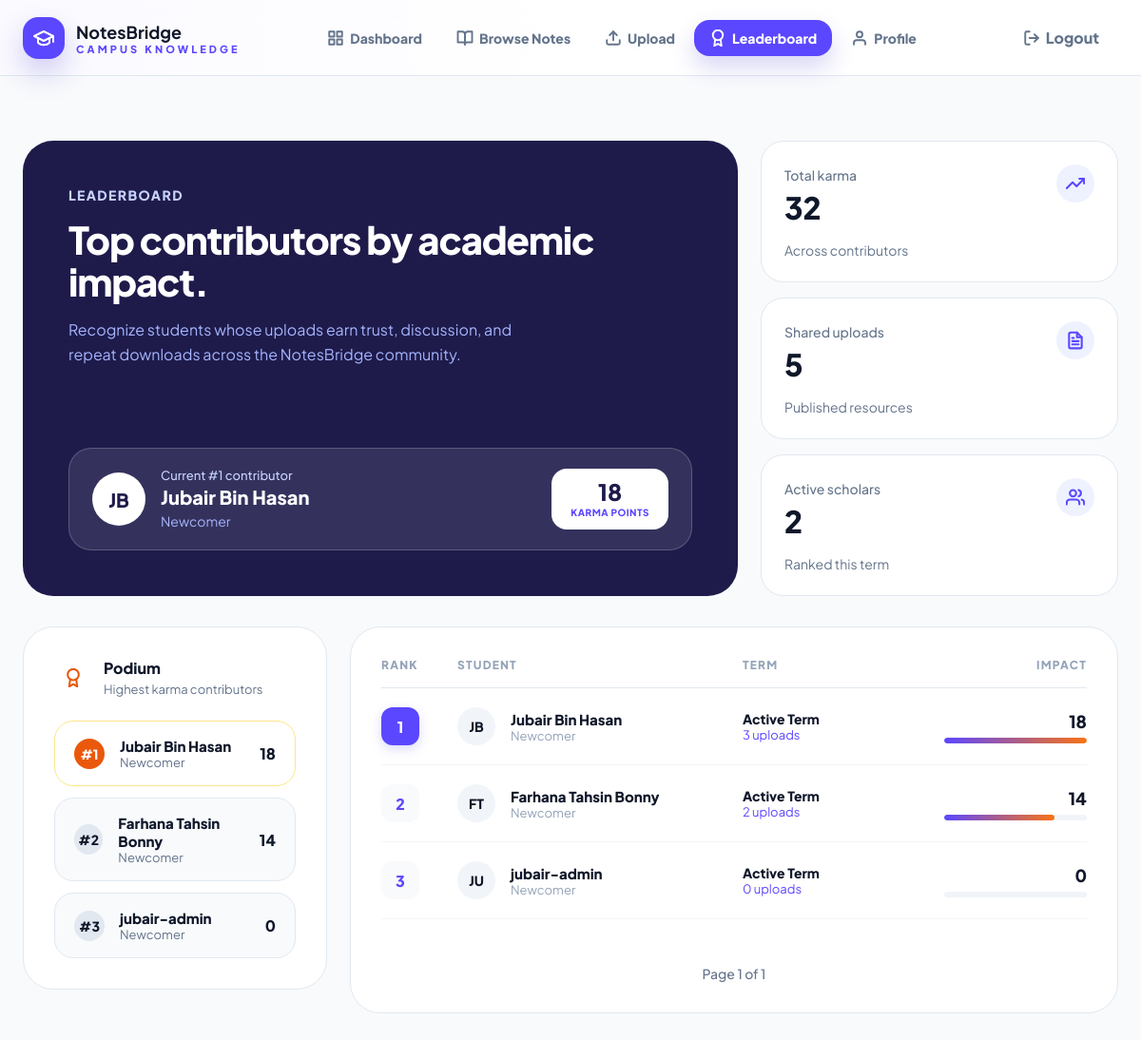
/leaderboard/ (signed in), run on the app's committed database.
### profiles/models.py (models this page shows, shortened)
class Profile(models.Model):
    user = models.OneToOneField(settings.AUTH_USER_MODEL,on_delete=models.CASCADE)
    karma = models.FloatField(default=0)
    tier = models.CharField(max_length=20,default="Newcomer")
    total_uploads = models.PositiveIntegerField(default=0)
    total_upvotes = models.PositiveIntegerField(default=0)
    total_downvotes = models.PositiveIntegerField(default=0)
    total_downloads = models.PositiveIntegerField(default=0)
    moderation_penalty = models.FloatField(default=0)

### accounts/models.py (models this page shows)
class CustomUser(AbstractUser):
    email = models.EmailField(unique=True)
    department = models.ForeignKey(
        'departments.Department',
        on_delete=models.SET_NULL,
        null=True,
        blank=True
    )
    USERNAME_FIELD = "email"
    REQUIRED_FIELDS = ["username"]

### profiles/views.py (the view)
# urls.py: path('leaderboard/',leaderboard_view,name='leaderboard'),
@login_required
def leaderboard_view(request):
    profiles = Profile.objects.select_related('user').order_by('-karma')
    all_profiles_list = list(profiles)
    top_contributor = all_profiles_list[0] if all_profiles_list else None
    top_karma = top_contributor.karma if top_contributor and top_contributor.karma > 0 else 1
    for i, p in enumerate(all_profiles_list, start=1):
        p.rank = i
        p.karma_percentage = min(100, int((p.karma / top_karma) * 100))
    top_3 = all_profiles_list[:3]
    total_karma = Profile.objects.aggregate(total=Sum('karma'))['total'] or 0
    total_uploads = Note.objects.count()
    active_scholars = Profile.objects.filter(karma__gt=0).count()
    paginator = Paginator(all_profiles_list, 10)
    page_number = request.GET.get('page')
    page_obj = paginator.get_page(page_number)
    context = {
        'page_obj': page_obj,
        'top_contributor': top_contributor,
        'top_3': top_3,
        'total_karma': total_karma,
        'total_uploads': total_uploads,
        'active_scholars': active_scholars,
    }
    return render(request, 'profiles/leaderboard.html', context)

### templates/profiles/leaderboard.html (shortened to what this page needs)
{% extends 'base.html' %}
{% load static %}
{% block nav_leaderboard %}active{% endblock %}
{% block content %}
<main class="page-section" style="background: #f8fafc; min-height: 100vh;">
    <div class="container" style="max-width: 1200px; padding: 24px;">
        <div style="display: grid; grid-template-columns: 2fr 1fr; gap: 24px; margin-bottom: 32px;">
            <div style="background: #1e1b4b; color: white; border-radius: 32px; padding: 48px; position: relative; overflow: hidden; display: flex; flex-direction: column; justify-content: space-between;">
                <div>
                    <span style="color: #c7d2fe; font-size: 14px; font-weight: 800; letter-spacing: 0.1em; text-transform: uppercase; margin-bottom: 16px; display: block;">Leaderboard</span>
                    <h1 style="font-size: 40px; font-weight: 800; letter-spacing: -0.03em; margin: 0 0 16px 0; line-height: 1.1; color: white;">Top contributors by academic impact.</h1>
                    <p style="color: #a5b4fc; font-size: 16px; line-height: 1.6; max-width: 500px; margin: 0;">Recognize students whose uploads earn trust, discussion, and repeat downloads across the NotesBridge community.</p>
                </div>
                {% if top_contributor %}
                <div style="background: rgba(255,255,255,0.1); border: 1px solid rgba(255,255,255,0.2); border-radius: 24px; padding: 20px 24px; display: flex; align-items: center; justify-content: space-between; margin-top: 40px; backdrop-filter: blur(10px);">
                    <div style="display: flex; align-items: center; gap: 16px;">
                        <div style="width: 56px; height: 56px; border-radius: 50%; background: white; color: #1e1b4b; font-weight: 800; font-size: 20px; display: flex; align-items: center; justify-content: center;">
                            {% if top_contributor.user.first_name %}{{ top_contributor.user.first_name|slice:":1"|upper }}{{ top_contributor.user.last_name|slice:":1"|upper }}{% else %}{{ top_contributor.user.username|slice:":2"|upper }}{% endif %}
                        </div>
                        <div>
                            <span style="color: #c7d2fe; font-size: 13px; font-weight: 500; display: block; margin-bottom: 2px;">Current #1 contributor</span>
                            <h3 style="margin: 0 0 2px 0; font-size: 20px; font-weight: 800; color: white;">{% if top_contributor.user.first_name %}{{ top_contributor.user.first_name }} {{ top_contributor.user.last_name }}{% else %}{{ top_contributor.user.username }}{% endif %}</h3>
                            <span style="color: #a5b4fc; font-size: 14px;">{{ top_contributor.tier }}</span>
                        </div>
                    </div>
                    <div style="background: white; border-radius: 16px; padding: 12px 20px; text-align: center;">
                        <div style="color: #1e1b4b; font-size: 24px; font-weight: 800; line-height: 1;">{{ top_contributor.karma|floatformat:0 }}</div>
                        <div style="color: var(--indigo); font-size: 10px; font-weight: 800; letter-spacing: 0.05em; text-transform: uppercase; margin-top: 4px;">Karma Points</div>
                    </div>
                </div>
                {% endif %}
            </div>
            <div style="display: flex; flex-direction: column; gap: 16px;">
                <div style="background: white; border: 1px solid var(--line); border-radius: 24px; padding: 24px; display: flex; flex-direction: column; justify-content: space-between; flex: 1;">
                    <div style="display: flex; justify-content: space-between; align-items: flex-start;">
                        <div>
                            <span style="color: var(--muted); font-size: 14px; font-weight: 500;">Total karma</span>
                            <div style="font-size: 32px; font-weight: 800; color: var(--slate); margin-top: 4px;">{{ total_karma|floatformat:0 }}</div>
                        </div>
                        <div style="width: 40px; height: 40px; border-radius: 50%; background: #eef2ff; color: var(--indigo); display: flex; align-items: center; justify-content: center;">
                            <svg width="20" height="20" viewBox="0 0 24 24" fill="none" stroke="currentColor" stroke-width="2.5" stroke-linecap="round" stroke-linejoin="round"><polyline points="23 6 13.5 15.5 8.5 10.5 1 18"></polyline><polyline points="17 6 23 6 23 12"></polyline></svg>
                        </div>
                    </div>
                    <span style="color: var(--muted); font-size: 14px; margin-top: 16px; display: block;">Across contributors</span>
                </div>
                <div style="background: white; border: 1px solid var(--line); border-radius: 24px; padding: 24px; display: flex; flex-direction: column; justify-content: space-between; flex: 1;">
                    <div style="display: flex; justify-content: space-between; align-items: flex-start;">
                        <div>
                            <span style="color: var(--muted); font-size: 14px; font-weight: 500;">Shared uploads</span>
                            <div style="font-size: 32px; font-weight: 800; color: var(--slate); margin-top: 4px;">{{ total_uploads }}</div>
                        </div>
                        <div style="width: 40px; height: 40px; border-radius: 50%; background: #eef2ff; color: var(--indigo); display: flex; align-items: center; justify-content: center;">
                        </div>
                    </div>
                    <span style="color: var(--muted); font-size: 14px; margin-top: 16px; display: block;">Published resources</span>
                </div>
                <div style="background: white; border: 1px solid var(--line); border-radius: 24px; padding: 24px; display: flex; flex-direction: column; justify-content: space-between; flex: 1;">
                    <div style="display: flex; justify-content: space-between; align-items: flex-start;">
                        <div>
                            <span style="color: var(--muted); font-size: 14px; font-weight: 500;">Active scholars</span>
                            <div style="font-size: 32px; font-weight: 800; color: var(--slate); margin-top: 4px;">{{ active_scholars }}</div>
                        </div>
                        <div style="width: 40px; height: 40px; border-radius: 50%; background: #eef2ff; color: var(--indigo); display: flex; align-items: center; justify-content: center;">
                        </div>
                    </div>
                    <span style="color: var(--muted); font-size: 14px; margin-top: 16px; display: block;">Ranked this term</span>
                </div>
            </div>
        </div>
        <div style="display: grid; grid-template-columns: 320px 1fr; gap: 24px; align-items: flex-start;">
            <div style="background: white; border: 1px solid var(--line); border-radius: 32px; padding: 32px;">
                <div style="display: flex; align-items: center; gap: 12px; margin-bottom: 24px;">
                    <div style="width: 40px; height: 40px; border-radius: 50%; background: white;7ed; color: #ea580c; display: flex; align-items: center; justify-content: center;">
                        <svg width="20" height="20" viewBox="0 0 24 24" fill="none" stroke="currentColor" stroke-width="2.5" stroke-linecap="round" stroke-linejoin="round"><circle cx="12" cy="8" r="7"></circle><polyline points="8.21 13.89 7 23 12 20 17 23 15.79 13.88"></polyline></svg>
                    </div>
                    <div>
                        <h2 style="margin: 0; font-size: 16px; font-weight: 800; color: var(--slate);">Podium</h2>
                        <span style="color: var(--muted); font-size: 13px;">Highest karma contributors</span>
                    </div>
                </div>
                <div style="display: flex; flex-direction: column; gap: 12px;">
                    {% for p in top_3 %}
                    <div style="{% if forloop.counter == 1 %}background: white;beb; border: 1px solid #fde68a;{% else %}background: #f8fafc; border: 1px solid var(--line);{% endif %} border-radius: 20px; padding: 16px 20px; display: flex; align-items: center; justify-content: space-between;">
                        <div style="display: flex; align-items: center; gap: 16px;">
                            <div style="width: 32px; height: 32px; border-radius: 50%; display: flex; align-items: center; justify-content: center; font-weight: 800; font-size: 14px; {% if forloop.counter == 1 %}background: #ea580c; color: white;{% else %}background: #e2e8f0; color: var(--slate);{% endif %}">
                                #{{ forloop.counter }}
                            </div>
                            <div>
                                <div style="font-weight: 800; color: var(--slate); font-size: 15px;">{% if p.user.first_name %}{{ p.user.first_name }} {{ p.user.last_name }}{% else %}{{ p.user.username }}{% endif %}</div>
                                <div style="color: var(--muted); font-size: 13px;">{{ p.tier }}</div>
                            </div>
                        </div>
                        <div style="font-weight: 800; color: var(--slate); font-size: 16px;">{{ p.karma|floatformat:0 }}</div>
                    </div>
                    {% endfor %}
                </div>
            </div>
            <div style="background: white; border: 1px solid var(--line); border-radius: 32px; padding: 32px; display: flex; flex-direction: column;">
                <div style="display: grid; grid-template-columns: 80px 300px 1fr 150px; align-items: center; padding-bottom: 16px; border-bottom: 1px solid var(--line); color: #94a3b8; font-size: 12px; font-weight: 800; letter-spacing: 0.1em; text-transform: uppercase;">
                    <div>Rank</div>
                    <div>Student</div>
                    <div>Term</div>
                    <div style="text-align: right;">Impact</div>
                </div>
                <div style="display: flex; flex-direction: column; gap: 0;">
                    {% for p in page_obj %}
                    <div style="display: grid; grid-template-columns: 80px 300px 1fr 150px; align-items: center; padding: 20px 0; border-bottom: 1px solid #f1f5f9;">
                        <div>
                            <div style="width: 40px; height: 40px; border-radius: 12px; display: flex; align-items: center; justify-content: center; font-weight: 800; font-size: 16px; {% if p.rank == 1 %}background: var(--indigo); color: white; box-shadow: 0 4px 12px rgba(79,70,229,0.2);{% else %}background: #f8fafc; color: var(--indigo);{% endif %}">
                                {{ p.rank }}
                            </div>
                        </div>
                        <div style="display: flex; align-items: center; gap: 16px;">
                            <div style="width: 40px; height: 40px; border-radius: 50%; background: #f1f5f9; color: var(--slate); font-weight: 800; font-size: 14px; display: flex; align-items: center; justify-content: center; flex-shrink: 0;">
                                {% if p.user.first_name %}{{ p.user.first_name|slice:":1"|upper }}{{ p.user.last_name|slice:":1"|upper }}{% else %}{{ p.user.username|slice:":2"|upper }}{% endif %}
                            </div>
                            <div>
                                <div style="font-weight: 800; color: var(--slate); font-size: 15px;">{% if p.user.first_name %}{{ p.user.first_name }} {{ p.user.last_name }}{% else %}{{ p.user.username }}{% endif %}</div>
                                <div style="color: #94a3b8; font-size: 13px;">{{ p.tier }}</div>
                            </div>
                        </div>
                        <div>
                            <div style="font-weight: 800; color: var(--slate); font-size: 14px;">Active Term</div>
                            <div style="color: #94a3b8; font-size: 13px; color: var(--indigo);">{{ p.total_uploads }} uploads</div>
                        </div>
                        <div style="text-align: right;">
                            <div style="font-weight: 800; color: var(--slate); font-size: 18px; margin-bottom: 6px;">{{ p.karma|floatformat:0 }}</div>
                            <div style="height: 6px; background: #f1f5f9; border-radius: 3px; overflow: hidden; width: 100%;">
                                <div style="height: 100%; background: linear-gradient(90deg, var(--indigo), var(--orange)); border-radius: 3px; width: {{ p.karma_percentage }}%; max-width: 100%;"></div>
                            </div>
                        </div>
                    </div>
                    {% endfor %}
                </div>
                <div style="display: flex; justify-content: center; align-items: center; gap: 12px; margin-top: 32px; padding-top: 16px;">
                    <span style="color: var(--muted); font-size: 14px; font-weight: 500;">
                        Page {{ page_obj.number }} of {{ page_obj.paginator.num_pages }}
                    </span>
                </div>
            </div>
        </div>
    </div>
</main>
{% endblock %}

### static/css/notesbridge.css (style rules this page uses)
:root { --bg: #f7f8ff; --bg-start: #fcfcff; --bg-end: #f3f6ff; --surface: rgba(255, 255, 255, 0.88); --surface-strong: #ffffff; --text: #0d1330; --muted: #66708f; --line: #dbe2f4; --primary: #4b35db; --primary-dark: #3521bd; --accent: #6f5dff; --shadow: 0 20px 60px rgba(57, 67, 126, 0.14); }
* { box-sizing: border-box; }
img, svg { display: block; max-width: 100%; }
:root { --indigo: #5B47FF; --indigo-dark: #1e1b4b; --orange: #f97316; --cream: #fff7ed; --slate: #0f172a; --muted: #64748b; --line: #e2e8f0; --card: rgba(255, 255, 255, .9) }
* { box-sizing: border-box }
body { margin: 0; font-family: 'Plus Jakarta Sans', system-ui, sans-serif; color: var(--slate); background: radial-gradient(circle at top left, rgba(101, 80, 255, 0.12), transparent 34%), radial-gradient(circle at bottom right, rgba(89, 124, 255, 0.12), transparent 32%), linear-gradient(180deg, #fcfcff 0%, #f4f6ff 100%); }
.container { max-width: 1216px; margin: 0 auto; padding: 0 24px }
.page-section { padding-top: 44px; padding-bottom: 56px }

### data on the page
Profile: user.first_name "J", user.last_name "B", user.first_name "Jubair", user.last_name "Bin Hasan", tier "Newcomer", karma "18", rank "1", total_uploads "3", {{ p.karma_percentage }} 100 (drawn)
Profile: user.first_name "Farhana", user.last_name "Tahsin Bonny", tier "Newcomer", karma "14", rank "2", user.first_name "F", user.last_name "T", total_uploads "2", {{ p.karma_percentage }} 77 (drawn)
Profile: user.username "jubair-admin", tier "Newcomer", karma "0", rank "3", user.username "JU", total_uploads "0"

### other printed values
{{ total_karma|floatformat:0 }} "32"
{{ total_uploads }} "5"
{{ active_scholars }} "2"
{{ page_obj.number }} "1"
{{ page_obj.paginator.num_pages }} "1"
